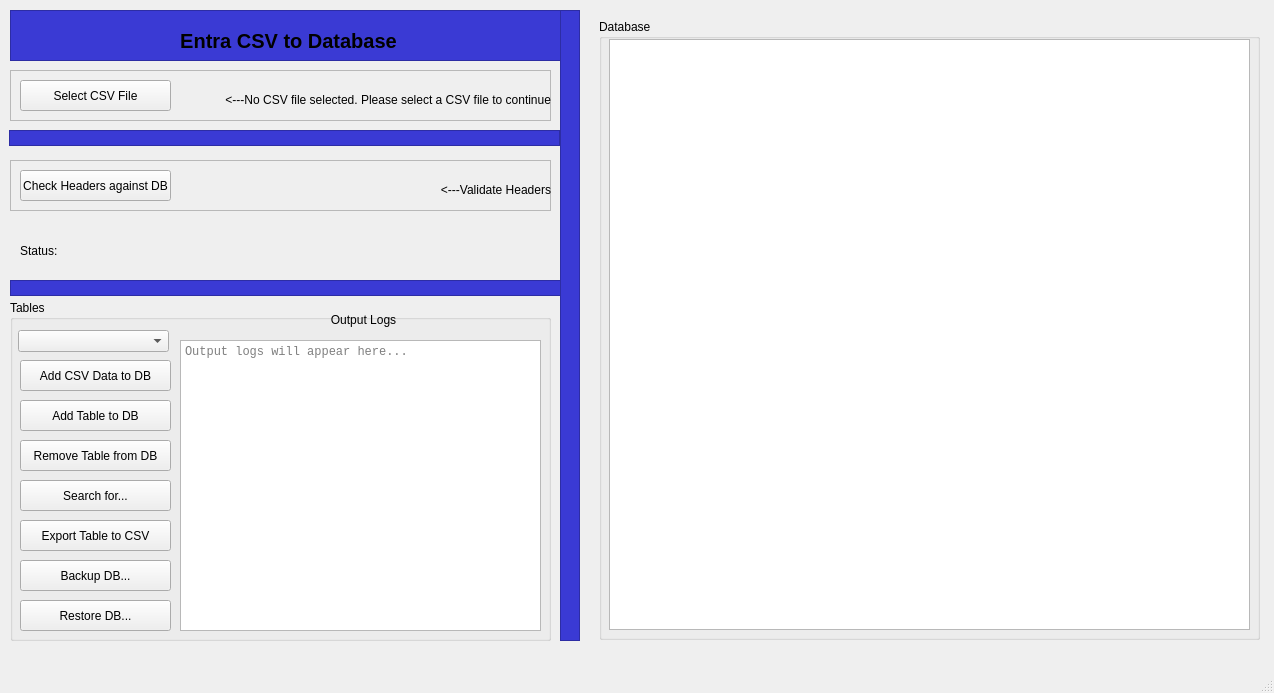
<?xml version="1.0" encoding="UTF-8"?>
<ui version="4.0">
 <class>MainWindow</class>
 <widget class="QMainWindow" name="MainWindow">
  <property name="geometry">
   <rect>
    <x>0</x>
    <y>0</y>
    <width>1274</width>
    <height>693</height>
   </rect>
  </property>
  <property name="minimumSize">
   <size>
    <width>1274</width>
    <height>693</height>
   </size>
  </property>
  <property name="maximumSize">
   <size>
    <width>1274</width>
    <height>693</height>
   </size>
  </property>
  <property name="windowTitle">
   <string>Entra CSV to Db</string>
  </property>
  <widget class="QWidget" name="centralwidget">
   <widget class="QFrame" name="frame_Top_Frame">
    <property name="geometry">
     <rect>
      <x>10</x>
      <y>10</y>
      <width>551</width>
      <height>51</height>
     </rect>
    </property>
    <property name="styleSheet">
     <string notr="true">background-color: rgb(58, 58, 212);</string>
    </property>
    <property name="frameShape">
     <enum>QFrame::Shape::StyledPanel</enum>
    </property>
    <property name="frameShadow">
     <enum>QFrame::Shadow::Raised</enum>
    </property>
    <widget class="QLabel" name="label_Top">
     <property name="geometry">
      <rect>
       <x>8</x>
       <y>15</y>
       <width>541</width>
       <height>31</height>
      </rect>
     </property>
     <property name="font">
      <font>
       <pointsize>15</pointsize>
       <bold>true</bold>
      </font>
     </property>
     <property name="text">
      <string>Entra CSV to Database</string>
     </property>
     <property name="alignment">
      <set>Qt::AlignmentFlag::AlignCenter</set>
     </property>
    </widget>
   </widget>
   <widget class="QFrame" name="frame_Select_CSV">
    <property name="geometry">
     <rect>
      <x>10</x>
      <y>70</y>
      <width>541</width>
      <height>51</height>
     </rect>
    </property>
    <property name="frameShape">
     <enum>QFrame::Shape::StyledPanel</enum>
    </property>
    <property name="frameShadow">
     <enum>QFrame::Shadow::Sunken</enum>
    </property>
    <widget class="QPushButton" name="pushButton_Select_CSV">
     <property name="geometry">
      <rect>
       <x>10</x>
       <y>10</y>
       <width>151</width>
       <height>31</height>
      </rect>
     </property>
     <property name="text">
      <string>Select CSV File</string>
     </property>
    </widget>
    <widget class="QLabel" name="label_Select_CSV">
     <property name="geometry">
      <rect>
       <x>170</x>
       <y>20</y>
       <width>371</width>
       <height>21</height>
      </rect>
     </property>
     <property name="text">
      <string>&lt;---No CSV file selected. Please select a CSV file to continue</string>
     </property>
     <property name="alignment">
      <set>Qt::AlignmentFlag::AlignRight|Qt::AlignmentFlag::AlignTrailing|Qt::AlignmentFlag::AlignVCenter</set>
     </property>
    </widget>
   </widget>
   <widget class="QFrame" name="frame_Seperator">
    <property name="geometry">
     <rect>
      <x>9</x>
      <y>130</y>
      <width>551</width>
      <height>16</height>
     </rect>
    </property>
    <property name="styleSheet">
     <string notr="true">background-color: rgb(58, 58, 212);</string>
    </property>
    <property name="frameShape">
     <enum>QFrame::Shape::StyledPanel</enum>
    </property>
    <property name="frameShadow">
     <enum>QFrame::Shadow::Raised</enum>
    </property>
   </widget>
   <widget class="QFrame" name="frame">
    <property name="geometry">
     <rect>
      <x>10</x>
      <y>160</y>
      <width>541</width>
      <height>51</height>
     </rect>
    </property>
    <property name="frameShape">
     <enum>QFrame::Shape::StyledPanel</enum>
    </property>
    <property name="frameShadow">
     <enum>QFrame::Shadow::Sunken</enum>
    </property>
    <widget class="QPushButton" name="pushButton_Validate_CSV_Headers">
     <property name="geometry">
      <rect>
       <x>10</x>
       <y>10</y>
       <width>151</width>
       <height>31</height>
      </rect>
     </property>
     <property name="text">
      <string>Check Headers against DB</string>
     </property>
    </widget>
    <widget class="QLabel" name="label_Validate_Headers">
     <property name="geometry">
      <rect>
       <x>170</x>
       <y>20</y>
       <width>371</width>
       <height>21</height>
      </rect>
     </property>
     <property name="text">
      <string>&lt;---Validate Headers</string>
     </property>
     <property name="alignment">
      <set>Qt::AlignmentFlag::AlignRight|Qt::AlignmentFlag::AlignTrailing|Qt::AlignmentFlag::AlignVCenter</set>
     </property>
    </widget>
    <widget class="QFrame" name="frame_Status">
     <property name="geometry">
      <rect>
       <x>0</x>
       <y>60</y>
       <width>551</width>
       <height>51</height>
      </rect>
     </property>
     <property name="frameShape">
      <enum>QFrame::Shape::StyledPanel</enum>
     </property>
     <property name="frameShadow">
      <enum>QFrame::Shadow::Raised</enum>
     </property>
    </widget>
   </widget>
   <widget class="QLabel" name="label_Status">
    <property name="geometry">
     <rect>
      <x>20</x>
      <y>240</y>
      <width>531</width>
      <height>21</height>
     </rect>
    </property>
    <property name="frameShadow">
     <enum>QFrame::Shadow::Raised</enum>
    </property>
    <property name="text">
     <string>Status:</string>
    </property>
   </widget>
   <widget class="QFrame" name="frame_Seperator_2">
    <property name="geometry">
     <rect>
      <x>10</x>
      <y>280</y>
      <width>551</width>
      <height>16</height>
     </rect>
    </property>
    <property name="styleSheet">
     <string notr="true">background-color: rgb(58, 58, 212);</string>
    </property>
    <property name="frameShape">
     <enum>QFrame::Shape::StyledPanel</enum>
    </property>
    <property name="frameShadow">
     <enum>QFrame::Shadow::Raised</enum>
    </property>
   </widget>
   <widget class="QPushButton" name="pushButton_Add_to_DB">
    <property name="geometry">
     <rect>
      <x>20</x>
      <y>360</y>
      <width>151</width>
      <height>31</height>
     </rect>
    </property>
    <property name="text">
     <string>Add CSV Data to DB</string>
    </property>
   </widget>
   <widget class="QFrame" name="frame_Seperator_3">
    <property name="geometry">
     <rect>
      <x>560</x>
      <y>10</y>
      <width>20</width>
      <height>631</height>
     </rect>
    </property>
    <property name="styleSheet">
     <string notr="true">background-color: rgb(58, 58, 212);</string>
    </property>
    <property name="frameShape">
     <enum>QFrame::Shape::StyledPanel</enum>
    </property>
    <property name="frameShadow">
     <enum>QFrame::Shadow::Raised</enum>
    </property>
   </widget>
   <widget class="QTextEdit" name="textEdit_Log_Output">
    <property name="geometry">
     <rect>
      <x>180</x>
      <y>340</y>
      <width>361</width>
      <height>291</height>
     </rect>
    </property>
    <property name="font">
     <font>
      <family>Consolas</family>
     </font>
    </property>
    <property name="readOnly">
     <bool>true</bool>
    </property>
    <property name="placeholderText">
     <string>Output logs will appear here...</string>
    </property>
   </widget>
   <widget class="QLabel" name="label_Logs_Output">
    <property name="geometry">
     <rect>
      <x>178</x>
      <y>310</y>
      <width>371</width>
      <height>20</height>
     </rect>
    </property>
    <property name="text">
     <string>Output Logs</string>
    </property>
    <property name="alignment">
     <set>Qt::AlignmentFlag::AlignCenter</set>
    </property>
   </widget>
   <widget class="QGroupBox" name="groupBox_DB">
    <property name="geometry">
     <rect>
      <x>599</x>
      <y>19</y>
      <width>661</width>
      <height>621</height>
     </rect>
    </property>
    <property name="title">
     <string>Database</string>
    </property>
    <widget class="QTableView" name="tableView_DB">
     <property name="geometry">
      <rect>
       <x>10</x>
       <y>20</y>
       <width>641</width>
       <height>591</height>
      </rect>
     </property>
    </widget>
   </widget>
   <widget class="QPushButton" name="pushButton_Add_Table_to_DB">
    <property name="geometry">
     <rect>
      <x>20</x>
      <y>400</y>
      <width>151</width>
      <height>31</height>
     </rect>
    </property>
    <property name="text">
     <string>Add Table to DB</string>
    </property>
   </widget>
   <widget class="QGroupBox" name="groupBox_Table">
    <property name="geometry">
     <rect>
      <x>10</x>
      <y>300</y>
      <width>541</width>
      <height>341</height>
     </rect>
    </property>
    <property name="title">
     <string>Tables</string>
    </property>
    <widget class="QComboBox" name="comboBox_select_table">
     <property name="geometry">
      <rect>
       <x>8</x>
       <y>30</y>
       <width>151</width>
       <height>22</height>
      </rect>
     </property>
     <property name="currentText">
      <string/>
     </property>
     <property name="placeholderText">
      <string>Select Table</string>
     </property>
    </widget>
    <widget class="QPushButton" name="pushButton_Search">
     <property name="geometry">
      <rect>
       <x>10</x>
       <y>180</y>
       <width>151</width>
       <height>31</height>
      </rect>
     </property>
     <property name="text">
      <string>Search for...</string>
     </property>
    </widget>
    <widget class="QPushButton" name="pushButton_Export_Table_to_CSV">
     <property name="geometry">
      <rect>
       <x>10</x>
       <y>220</y>
       <width>151</width>
       <height>31</height>
      </rect>
     </property>
     <property name="text">
      <string>Export Table to CSV</string>
     </property>
    </widget>
    <widget class="QPushButton" name="pushButton_Backup_DB">
     <property name="geometry">
      <rect>
       <x>10</x>
       <y>260</y>
       <width>151</width>
       <height>31</height>
      </rect>
     </property>
     <property name="text">
      <string>Backup DB...</string>
     </property>
    </widget>
    <widget class="QPushButton" name="pushButton_Remove_Tabl_from_DB">
     <property name="geometry">
      <rect>
       <x>10</x>
       <y>140</y>
       <width>151</width>
       <height>31</height>
      </rect>
     </property>
     <property name="text">
      <string>Remove Table from DB</string>
     </property>
    </widget>
   </widget>
   <widget class="QPushButton" name="pushButton_Restore_DB">
    <property name="geometry">
     <rect>
      <x>20</x>
      <y>600</y>
      <width>151</width>
      <height>31</height>
     </rect>
    </property>
    <property name="text">
     <string>Restore DB...</string>
    </property>
   </widget>
   <zorder>groupBox_Table</zorder>
   <zorder>frame_Top_Frame</zorder>
   <zorder>frame_Select_CSV</zorder>
   <zorder>frame_Seperator</zorder>
   <zorder>frame</zorder>
   <zorder>label_Status</zorder>
   <zorder>frame_Seperator_2</zorder>
   <zorder>pushButton_Add_to_DB</zorder>
   <zorder>frame_Seperator_3</zorder>
   <zorder>textEdit_Log_Output</zorder>
   <zorder>label_Logs_Output</zorder>
   <zorder>groupBox_DB</zorder>
   <zorder>pushButton_Add_Table_to_DB</zorder>
   <zorder>pushButton_Restore_DB</zorder>
  </widget>
  <widget class="QMenuBar" name="menubar">
   <property name="geometry">
    <rect>
     <x>0</x>
     <y>0</y>
     <width>1274</width>
     <height>22</height>
    </rect>
   </property>
  </widget>
  <widget class="QStatusBar" name="statusbar"/>
 </widget>
 <resources/>
 <connections/>
</ui>
